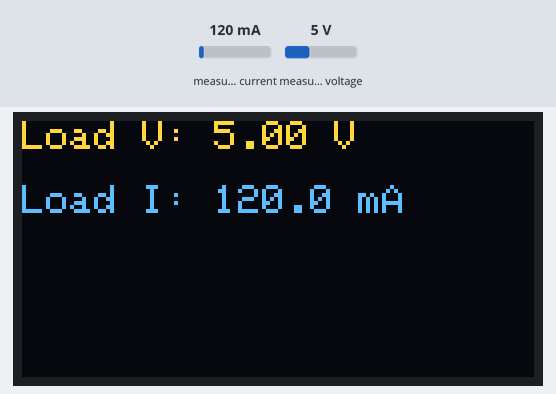
This sketch was run on a simulated ESP32. Shown: 128×64 one-colour display. The inputs (shaded band) are chosen by the test bench; at power-on: measured current 120 mA, measured voltage 5 V. The OLED is the two-colour kind (top 16 rows yellow); what the sketch prints to the serial monitor is not drawn.

Above: at 3.2 s.
3.3 s: measured current set to 40 mA
At 5.0 s:
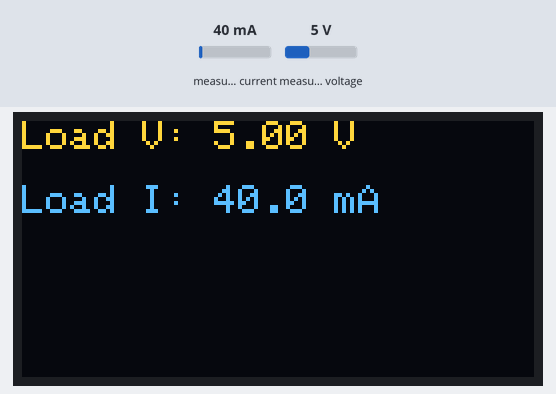
5.6 s: measured voltage set to 0.3 V
At 6.5 s:
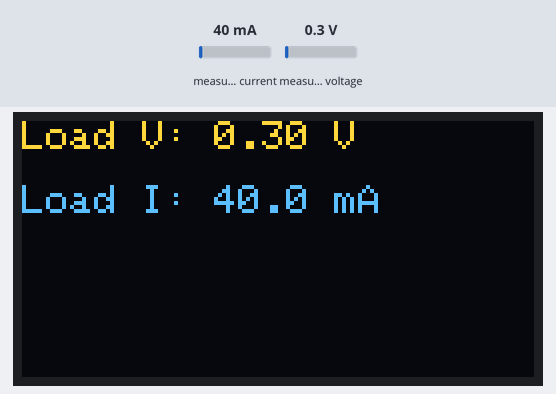
7.6 s: measured current set to 500 mA
At 9.3 s:
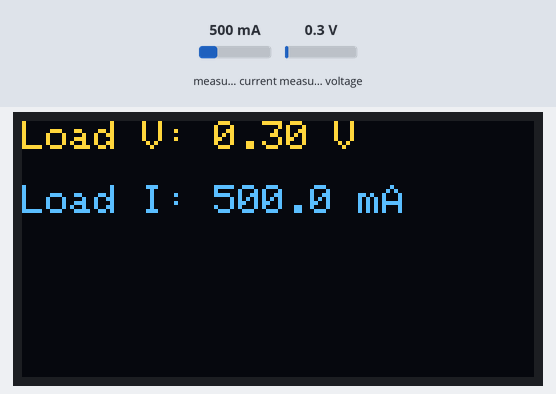
9.6 s: measured voltage set to 3.8 V
At 10.9 s:
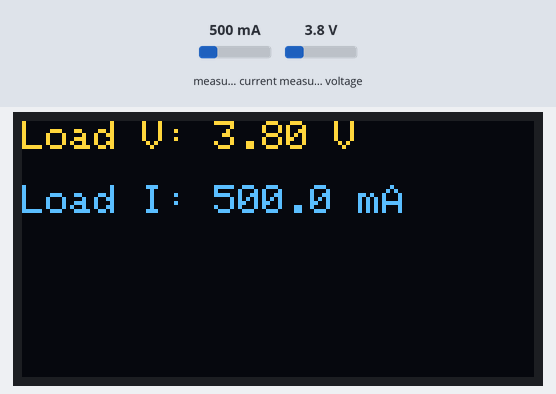
Timing chart, 0 to 12.6 s (numbered marks = the images above; inputs shaded):
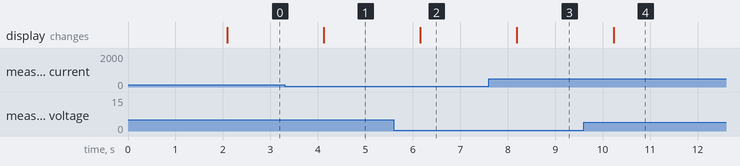

Measured:
- after the input at 3.3 s, the display: changes after 0.83 s (image 1)
- after the input at 5.6 s, the display: changes after 0.56 s (image 2)
- after the input at 7.6 s, the display: changes after 0.60 s (image 3)
- after the input at 9.6 s, the display: changes after 0.63 s (image 4)

The sketch:

LCD_display.ino
```cpp
#include <Wire.h>
#include <Adafruit_INA219.h>
#include <Adafruit_SSD1306.h>

// OLED configuration
#define SCREEN_WIDTH 128
#define SCREEN_HEIGHT 64
#define OLED_RESET -1 // No reset pin
Adafruit_SSD1306 display(SCREEN_WIDTH, SCREEN_HEIGHT, &Wire, OLED_RESET);

// Initialize INA219 at default I2C address 0x40
Adafruit_INA219 ina219;

void setup() {
  Serial.begin(115200);
  while (!Serial) {
    delay(1); // Wait for Serial Monitor
  }

  // Initialize I2C with SDA=GPIO21, SCL=GPIO22
  Wire.begin(21, 22);

  // Initialize INA219
  if (!ina219.begin()) {
    Serial.println("Failed to find INA219 chip at address 0x40");
    Serial.println("Check wiring: SDA->D21, SCL->D22, VCC->3V3, GND->GND");
    while (1) { delay(10); }
  }

  // Initialize OLED
  if (!display.begin(SSD1306_SWITCHCAPVCC, 0x3C)) {
    Serial.println(F("SSD1306 allocation failed at address 0x3C"));
    Serial.println("Check OLED wiring: SDA->D21, SCL->D22, VCC->3V3, GND->GND");
    while (1) { delay(10); }
  }

  // Clear OLED and show startup message
  display.clearDisplay();
  display.setTextSize(1);
  display.setTextColor(SSD1306_WHITE);
  display.setCursor(0, 0);
  display.println("INA219 Ready");
  display.println("Monitoring...");
  display.display();

  Serial.println("INA219 and OLED initialized successfully");
  Serial.println("Format: Battery Voltage | Battery Current | Motor Voltage | Motor Current");
  delay(2000);
}

void loop() {
  // Read measurements from INA219
  float shuntVoltage_mV = ina219.getShuntVoltage_mV();
  float busVoltage_V = ina219.getBusVoltage_V();
  float current_mA = ina219.getCurrent_mA();

  // Calculate battery voltage and motor (load) voltage/current
  float batteryVoltage_V = busVoltage_V + (shuntVoltage_mV / 1000.0);
  float motorVoltage_V = busVoltage_V;
  float motorCurrent_mA = current_mA;

  // Serial output
  Serial.print("Battery Voltage: ");
  Serial.print(batteryVoltage_V, 2);
  Serial.print(" V | Battery Current: ");
  Serial.print(current_mA, 2);
  Serial.print(" mA | Motor Voltage: ");
  Serial.print(motorVoltage_V, 2);
  Serial.print(" V | Motor Current: ");
  Serial.print(motorCurrent_mA, 2);
  Serial.println(" mA");

  // OLED output
  display.clearDisplay();
  display.setTextSize(1);
  display.setCursor(0, 0);
  display.print("Load V: ");
  display.print(motorVoltage_V, 2);
  display.println(" V");
  display.setCursor(0, 16);
  display.print("Load I: ");
  display.print(motorCurrent_mA, 1);
  display.println(" mA");
  display.display();

  delay(2000); // Update every 2 seconds
}
```
